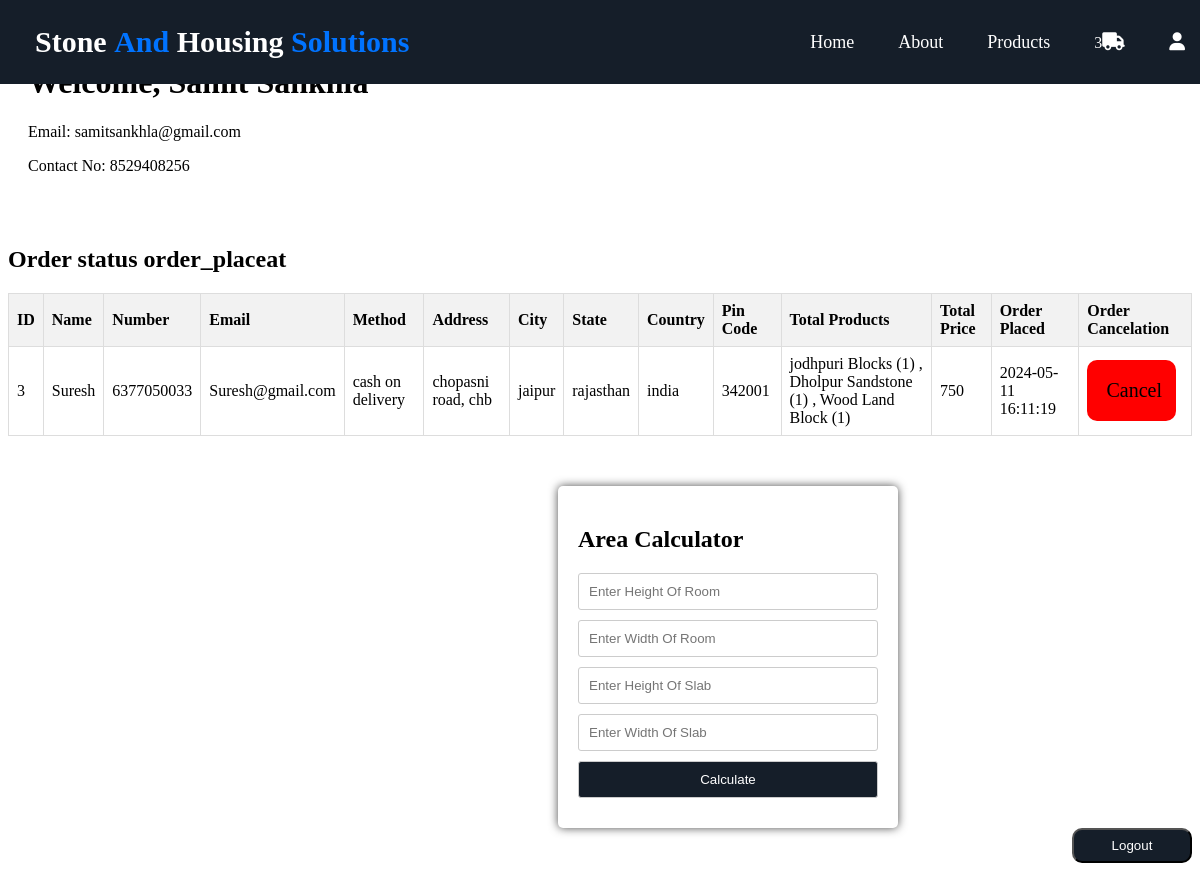
/order-info.php (signed in), run on the app's committed database.
### tables this page shows
CREATE TABLE `users_info` (
  `id` int(100) NOT NULL,
  `name` varchar(200) NOT NULL,
  `email` varchar(200) NOT NULL,
  `contact_no` varchar(15) NOT NULL,
  `password` varchar(200) NOT NULL,
  `created_at` datetime NOT NULL DEFAULT current_timestamp()
);

CREATE TABLE `order` (
  `id` int(100) NOT NULL,
  `name` varchar(255) NOT NULL,
  `number` varchar(12) NOT NULL,
  `email` varchar(255) NOT NULL,
  `method` varchar(100) NOT NULL,
  `flat` varchar(100) NOT NULL,
  `street` varchar(100) NOT NULL,
  `city` varchar(100) NOT NULL,
  `state` varchar(100) NOT NULL,
  `country` varchar(100) NOT NULL,
  `pin_code` int(10) NOT NULL,
  `total_products` varchar(255) NOT NULL,
  `total_price` varchar(255) NOT NULL,
  `order_placeat` datetime NOT NULL DEFAULT current_timestamp()
);

### order-info.php (the view, shortened to what this page needs)
<?php
include 'includes/header.php';
?>
<?php
$user_id = $_SESSION['user_id'];
$query = "SELECT * FROM users_info WHERE id = $user_id";
$result = mysqli_query($conn, $query);
if ($result) {
    $user = mysqli_fetch_assoc($result);
} else {
    echo "Error fetching user details: " . mysqli_error($conn);
    exit();
}
?>
<!DOCTYPE html>
<html>
<head>
</head>
<body>
    <div class="user_info">
        <h1>Welcome, <?php echo $user['name']; ?></h1>
        <p>Email: <?php echo $user['email']; ?></p>
        <p>Contact No: <?php echo $user['contact_no']; ?></p>
    </div>
    <div class="">
        <h2>Order status order_placeat</h2>
        <table>
            <tr>
                <th>ID</th>
                <th>Name</th>
                <th>Number</th>
                <th>Email</th>
                <th>Method</th>
                <th>Address</th>
                <th>City</th>
                <th>State</th>
                <th>Country</th>
                <th>Pin Code</th>
                <th>Total Products</th>
                <th>Total Price</th>
                <th>Order Placed</th>
                <th>Order Cancelation</th>
            </tr>
            <?php
            include('C:\xampp\htdocs\final\config\config.php');
            $sql = "SELECT * FROM `order`";
            $result = mysqli_query($conn, $sql);
            if (mysqli_num_rows($result) > 0) {
                while ($row = mysqli_fetch_assoc($result)) {
                    echo "<tr>";
                    echo "<td>" . $row["id"] . "</td>";
                    echo "<td>" . $row["name"] . "</td>";
                    echo "<td>" . $row["number"] . "</td>";
                    echo "<td>" . $row["email"] . "</td>";
                    echo "<td>" . $row["method"] . "</td>";
                    echo "<td>" . $row["flat"] . ", " . $row["street"] . "</td>";
                    echo "<td>" . $row["city"] . "</td>";
                    echo "<td>" . $row["state"] . "</td>";
                    echo "<td>" . $row["country"] . "</td>";
                    echo "<td>" . $row["pin_code"] . "</td>";
                    echo "<td>" . $row["total_products"] . "</td>";
                    echo "<td>" . $row["total_price"] . "</td>";
                    echo "<td>" . $row["order_placeat"] . "</td>";
                    echo '<td>
                    <a href="order-info.php?delete=' . $row['id'] . '"
                    class="delete-btn" onclick="return confirm(\'Are you sure you want to delete this?\');">
                     </i>Cancel </a>
                  </td>';
                    echo "</tr>";
                }
            } else {
                echo "<tr><td colspan='12'>No records found</td></tr>";
            }
            ?>
        </table>
    </div>
    <div class="calculator" style="margin-left:550px; margin-top:50px;">
        <h2>Area Calculator</h2>
        <form method="post" action="<?php echo htmlspecialchars($_SERVER["PHP_SELF"]); ?>">
            <input type="text" name="height" placeholder="Enter Height Of Room" required>
            <br>
            <input type="text" name="width" placeholder="Enter Width Of Room" required><br>
            <input type="text" name="heightslab" placeholder="Enter Height Of Slab" required>
            <br>
            <input type="text" name="widthslab" placeholder="Enter Width Of Slab" required><br>
            <input type="submit" name="submit" value="Calculate">
        </form>
    </div>
    <button style="height:35px; width: 120px; float:right; background-color:#151e29; border-radius:10px; margin-bottom:15px;"><a href="logout.php" style="color:white; text-decoration:none;">Logout</a></button>
</body>
</html>

### order-info.php (style rules this page uses)
table { border-collapse: collapse; width: 100%; }
th, td { border: 1px solid #dddddd; text-align: left; padding: 8px; }
th { background-color: #f2f2f2; }
.user_info { padding: 35px 20px }
.delete-btn { display: block; width: 50px; text-align: center; background-color: var(--blue); color: var(--white); font-size: 20px; padding: 1.2rem; border-radius: 10px; cursor: pointer; margin-top: 1rem; }
.delete-btn { margin-top: 0; background-color: red; text-decoration: none; }
.calculator { background-color: #fff; border-radius: 5px; padding: 20px; box-shadow: 0 0 10px rgba(0, 0, 0, 0.7); max-width: 300px; width: 100%; }
.calculator input[type="text"], .calculator input[type="submit"] { padding: 10px; margin-bottom: 10px; width: 100%; box-sizing: border-box; border: 1px solid #ccc; border-radius: 3px; }
.calculator input[type="submit"] { background-color: #151e29; color: #fff; cursor: pointer; }

### data on the page
users_info: email "samitsankhla@gmail.com", contact_no "8529408256"
order: id "3", name "Suresh", number "6377050033", email "Suresh@gmail.com", method "cash on delivery", flat "chopasni road", street "chb", city "jaipur", state "rajasthan", country "india", pin_code "342001", total_products "jodhpuri Blocks (1) , Dholpur Sandstone (1) , Wood Land Block (1)", total_price "750", order_placeat "2024-05-11 16:11:19"

### other printed values
$row_count "3"
